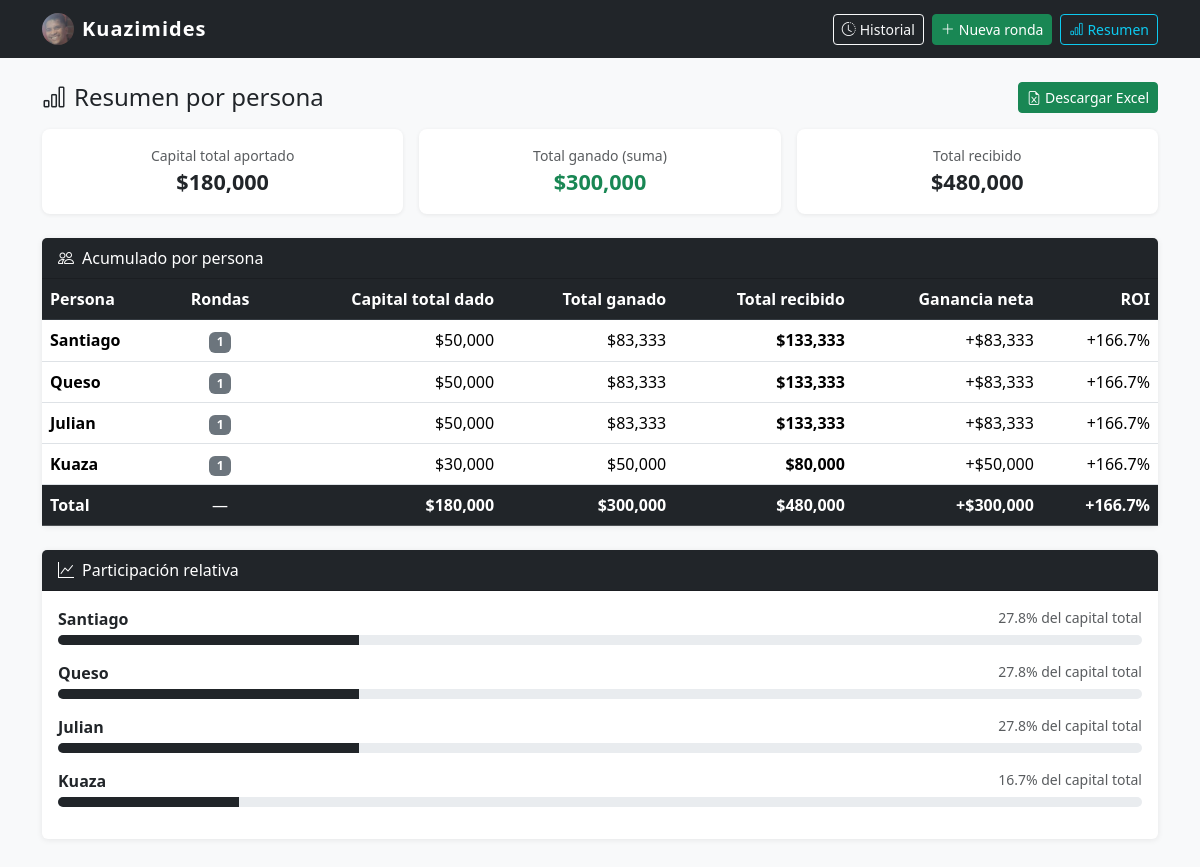
Before: /resumen with the older database file.
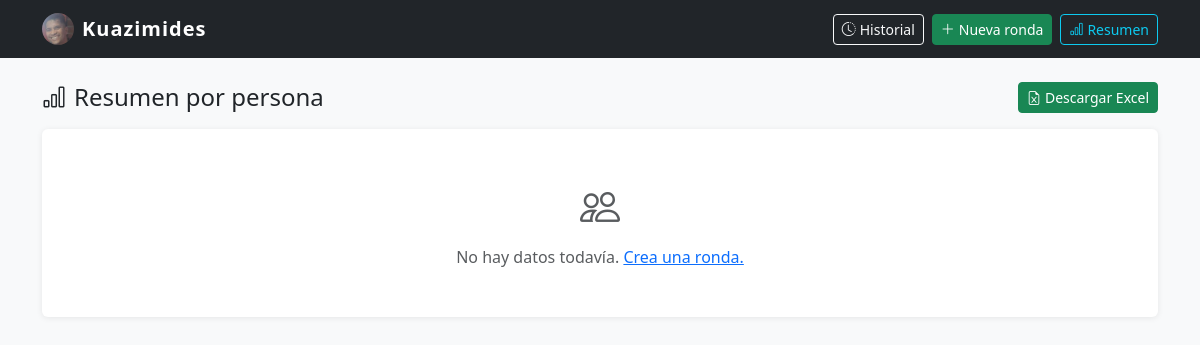
After: the same page with the newer database file.
### tables this page shows
CREATE TABLE participantes (
                id INTEGER PRIMARY KEY AUTOINCREMENT,
                ronda_id INTEGER NOT NULL,
                nombre TEXT NOT NULL,
                porcentaje REAL NOT NULL,
                FOREIGN KEY (ronda_id) REFERENCES rondas(id)
            );

### app.py (the view)
@app.route('/resumen')
def resumen():
    datos = query('''
        SELECT
            p.nombre,
            COUNT(DISTINCT p.ronda_id) AS rondas,
            SUM(r.total_inicial * p.porcentaje / 100) AS total_capital,
            SUM(r.total_ganado  * p.porcentaje / 100) AS total_ganado,
            SUM((r.total_inicial + r.total_ganado) * p.porcentaje / 100) AS total_recibido
        FROM participantes p
        JOIN rondas r ON p.ronda_id = r.id
        GROUP BY LOWER(TRIM(p.nombre))
        ORDER BY total_ganado DESC
    ''')
    return render_template('resumen.html', datos=datos)

### app.py (called while the page is built)
def get_db():
    if USE_PG:
        conn = psycopg2.connect(DATABASE_URL, cursor_factory=psycopg2.extras.RealDictCursor)
        return conn
    else:
        conn = sqlite3.connect(DB)
        conn.row_factory = sqlite3.Row
        return conn

def query(sql, params=(), one=False):
    conn = get_db()
    if USE_PG:
        cur = conn.cursor()
        cur.execute(sql, params)
        result = cur.fetchone() if one else cur.fetchall()
        cur.close()
        conn.close()
        return result
    else:
        result = conn.execute(sql, params)
        data = result.fetchone() if one else result.fetchall()
        conn.close()
        return data

### templates/resumen.html (shortened to what this page needs)
{% extends 'base.html' %}
{% block content %}
<div class="d-flex justify-content-between align-items-center mb-3">
  <h4 class="mb-0"><i class="bi bi-bar-chart me-2"></i>Resumen por persona</h4>
  <a href="{{ url_for('exportar_excel') }}" class="btn btn-success btn-sm">
    <i class="bi bi-file-earmark-excel me-1"></i>Descargar Excel
  </a>
</div>
{% if not datos %}
<div class="card">
  <div class="card-body text-center py-5 text-muted">
    <i class="bi bi-people fs-1 d-block mb-2"></i>
    No hay datos todavía. <a href="{{ url_for('nueva_ronda') }}">Crea una ronda.</a>
  </div>
</div>
{% else %}
{% set total_global_capital = datos|sum(attribute='total_capital') %}
{% set total_global_ganado  = datos|sum(attribute='total_ganado') %}
{% set total_global_recibido = datos|sum(attribute='total_recibido') %}
<div class="row g-3 mb-4">
  <div class="col-6 col-md-4">
    <div class="stat-box">
      <div class="small text-muted">Capital total aportado</div>
      <div class="value">${{ '{:,.0f}'.format(total_global_capital) }}</div>
    </div>
  </div>
  <div class="col-6 col-md-4">
    <div class="stat-box">
      <div class="small text-muted">Total ganado (suma)</div>
      <div class="value profit-positive">${{ '{:,.0f}'.format(total_global_ganado) }}</div>
    </div>
  </div>
  <div class="col-6 col-md-4">
    <div class="stat-box">
      <div class="small text-muted">Total recibido</div>
      <div class="value">${{ '{:,.0f}'.format(total_global_recibido) }}</div>
    </div>
  </div>
</div>
<div class="card">
  <div class="card-header bg-dark text-white">
    <i class="bi bi-people me-2"></i>Acumulado por persona
  </div>
  <div class="table-responsive">
    <table class="table table-hover mb-0">
      <thead>
        <tr>
          <th>Persona</th>
          <th class="text-center">Rondas</th>
          <th class="text-end">Capital total dado</th>
          <th class="text-end">Total ganado</th>
          <th class="text-end">Total recibido</th>
          <th class="text-end">Ganancia neta</th>
          <th class="text-end">ROI</th>
        </tr>
      </thead>
      <tbody>
        {% for d in datos %}
        {% set ganancia_neta = d.total_recibido - d.total_capital %}
        {% set roi = (ganancia_neta / d.total_capital * 100) if d.total_capital > 0 else 0 %}
        <tr>
          <td class="fw-semibold">{{ d.nombre }}</td>
          <td class="text-center">
            <span class="badge bg-secondary">{{ d.rondas }}</span>
          </td>
          <td class="text-end">${{ '{:,.0f}'.format(d.total_capital) }}</td>
          <td class="text-end profit-positive">${{ '{:,.0f}'.format(d.total_ganado) }}</td>
          <td class="text-end fw-bold">${{ '{:,.0f}'.format(d.total_recibido) }}</td>
          <td class="text-end {% if ganancia_neta >= 0 %}profit-positive{% else %}profit-negative{% endif %}">
            {% if ganancia_neta >= 0 %}+{% endif %}${{ '{:,.0f}'.format(ganancia_neta) }}
          </td>
          <td class="text-end {% if roi >= 0 %}profit-positive{% else %}profit-negative{% endif %}">
            {% if roi >= 0 %}+{% endif %}{{ '{:.1f}'.format(roi) }}%
          </td>
        </tr>
        {% endfor %}
      </tbody>
      <tfoot class="table-dark">
        <tr>
          <th>Total</th>
          <td class="text-center">—</td>
          <th class="text-end">${{ '{:,.0f}'.format(total_global_capital) }}</th>
          <th class="text-end">${{ '{:,.0f}'.format(total_global_ganado) }}</th>
          <th class="text-end">${{ '{:,.0f}'.format(total_global_recibido) }}</th>
          {% set ganancia_global = total_global_recibido - total_global_capital %}
          <th class="text-end {% if ganancia_global >= 0 %}profit-positive{% else %}profit-negative{% endif %}">
            {% if ganancia_global >= 0 %}+{% endif %}${{ '{:,.0f}'.format(ganancia_global) }}
          </th>
          {% set roi_global = (ganancia_global / total_global_capital * 100) if total_global_capital > 0 else 0 %}
          <th class="text-end {% if roi_global >= 0 %}profit-positive{% else %}profit-negative{% endif %}">
            {% if roi_global >= 0 %}+{% endif %}{{ '{:.1f}'.format(roi_global) }}%
          </th>
        </tr>
      </tfoot>
    </table>
  </div>
</div>
<div class="card mt-4">
  <div class="card-header bg-dark text-white">
    <i class="bi bi-graph-up me-2"></i>Participación relativa
  </div>
  <div class="card-body">
    {% for d in datos %}
    {% set pct = (d.total_capital / total_global_capital * 100) if total_global_capital > 0 else 0 %}
    <div class="mb-3">
      <div class="d-flex justify-content-between mb-1">
        <span class="fw-semibold">{{ d.nombre }}</span>
        <span class="text-muted small">{{ '{:.1f}'.format(pct) }}% del capital total</span>
      </div>
      <div class="progress" style="height:10px">
        <div class="progress-bar bg-dark" style="width:{{ pct }}%"></div>
      </div>
    </div>
    {% endfor %}
  </div>
</div>
{% endif %}
{% endblock %}

### templates/base.html (shortened to what this page needs)
<!DOCTYPE html>
<html lang="es">
<head>
  <link rel="stylesheet" href="https://cdn.jsdelivr.net/npm/bootstrap@5.3.3/dist/css/bootstrap.min.css">
  <link rel="stylesheet" href="https://cdn.jsdelivr.net/npm/bootstrap-icons@1.11.3/font/bootstrap-icons.min.css">
</head>
<body>
<nav class="navbar navbar-dark bg-dark mb-4">
  <div class="container">
    <a class="navbar-brand d-flex align-items-center gap-2" href="{{ url_for('index') }}">
      <img src="{{ url_for('static', filename='kuaza.png') }}" alt="logo"
           style="width:32px;height:32px;object-fit:cover;border-radius:50%;">
      Kuazimides
    </a>
    <div class="d-flex gap-2">
      <a href="{{ url_for('index') }}" class="btn btn-sm btn-outline-light">
        <i class="bi bi-clock-history me-1"></i>Historial
      </a>
      <a href="{{ url_for('nueva_ronda') }}" class="btn btn-sm btn-success">
        <i class="bi bi-plus-lg me-1"></i>Nueva ronda
      </a>
      <a href="{{ url_for('resumen') }}" class="btn btn-sm btn-outline-info">
        <i class="bi bi-bar-chart me-1"></i>Resumen
      </a>
    </div>
  </div>
</nav>
<div class="container pb-5">
  {% block content %}{% endblock %}
</div>
</body>
</html>

### templates/base.html (style rules this page uses)
body { background: #f8f9fa; }
.navbar-brand { font-weight: 700; letter-spacing: 1px; }
.card { border: none; box-shadow: 0 1px 6px rgba(0,0,0,.08); }

Changed rows visible on the page:
removed participantes: nombre "Santiago", rondas "1", total_capital "50,000", total_ganado "83,333", total_recibido "133,333", ganancia_neta "83,333", roi "166.7", pct "27.8", {{ pct }} 27.77777772222222 (drawn)
removed participantes: nombre "Queso", rondas "1", total_capital "50,000", total_ganado "83,333", total_recibido "133,333", ganancia_neta "83,333", roi "166.7", pct "27.8", {{ pct }} 27.77777772222222 (drawn)
removed participantes: nombre "Julian", rondas "1", total_capital "50,000", total_ganado "83,333", total_recibido "133,333", ganancia_neta "83,333", roi "166.7", pct "27.8", {{ pct }} 27.77777772222222 (drawn)
removed participantes: nombre "Kuaza", rondas "1", total_capital "30,000", total_ganado "50,000", total_recibido "80,000", ganancia_neta "50,000", roi "166.7", pct "16.7", {{ pct }} 16.66666683333333 (drawn)
Other visible differences:
{{ '{:,.0f}'.format(total_global_capital) }}: "180,000" → (not shown)
{{ '{:,.0f}'.format(total_global_ganado) }}: "300,000" → (not shown)
{{ '{:,.0f}'.format(total_global_recibido) }}: "480,000" → (not shown)
{{ '{:,.0f}'.format(ganancia_global) }}: "300,000" → (not shown)
{{ '{:.1f}'.format(roi_global) }}: "166.7" → (not shown)
text no longer shown: "Capital total aportado $ Total ganado (suma) $ Total recibido $ Acumulado por persona Persona Rondas Capital total dado Total ganado Total recibido Ganancia neta ROI Total — $ $ $ + $ + % Participación relativa"
text now shown: "No hay datos todavía. Crea una ronda."
